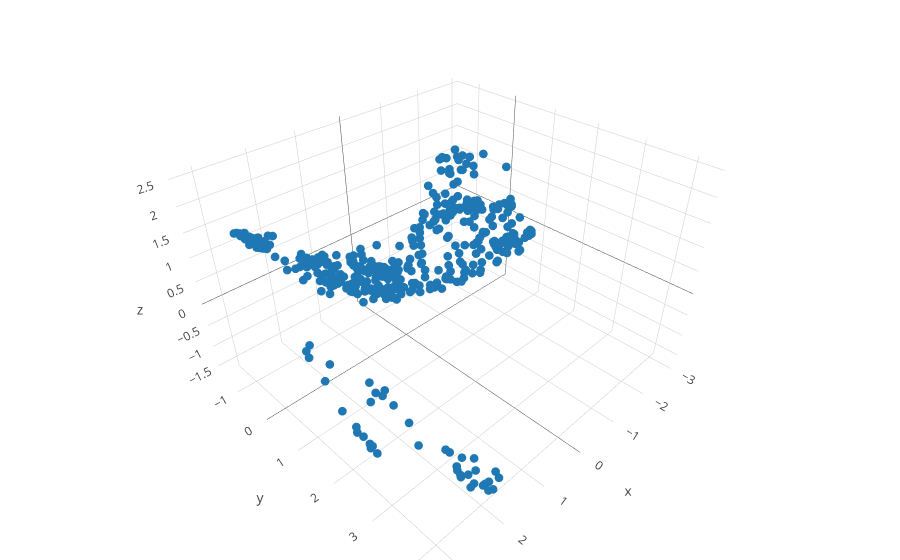

Notebook cell for this chart:
### Code cell
trace = go.Scatter3d(x=X[:, 0], y=X[:, 1], z=X[:, 2], 
                      mode='markers', marker=dict(size=3))
data = [trace]
layout = go.Layout(margin=dict(l=0, r=0, b=0, t=0))
py.iplot(go.Figure(data=data, layout=layout))

### Figure 1 — Plotly figure (JSON) as saved in the notebook; plotly's stock layout.template omitted (floating-point values rounded to 4 significant figures; data arrays with more than 128 entries replaced by an {"elided": "..."} marker saying what was removed)
{"data": [{"marker": {"size": 3}, "mode": "markers", "type": "scatter3d", "x": {"elided": "428 float values"}, "y": {"elided": "428 float values"}, "z": {"elided": "428 float values"}}], "layout": {"margin": {"b": 0, "l": 0, "r": 0, "t": 0}}}
